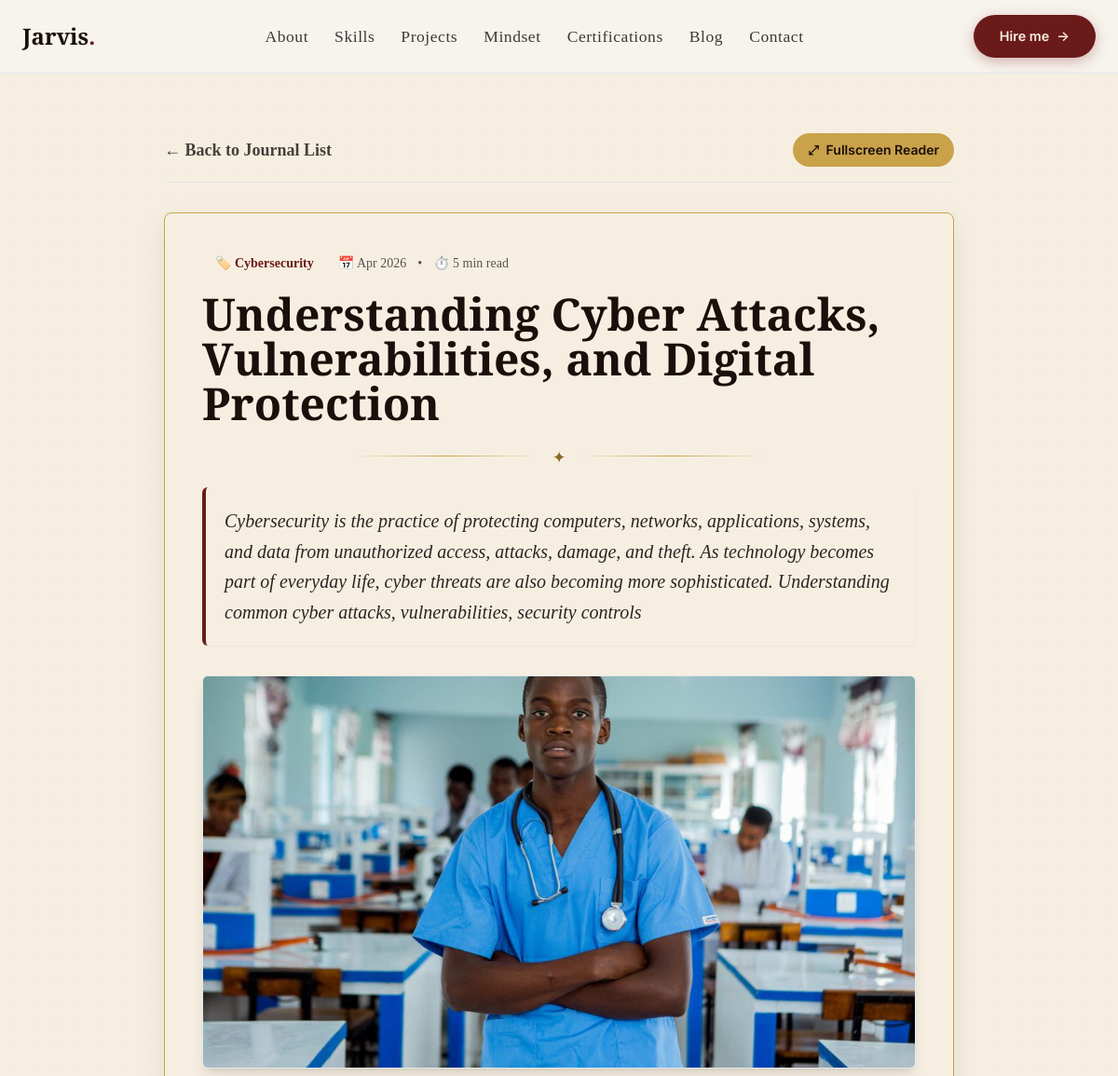
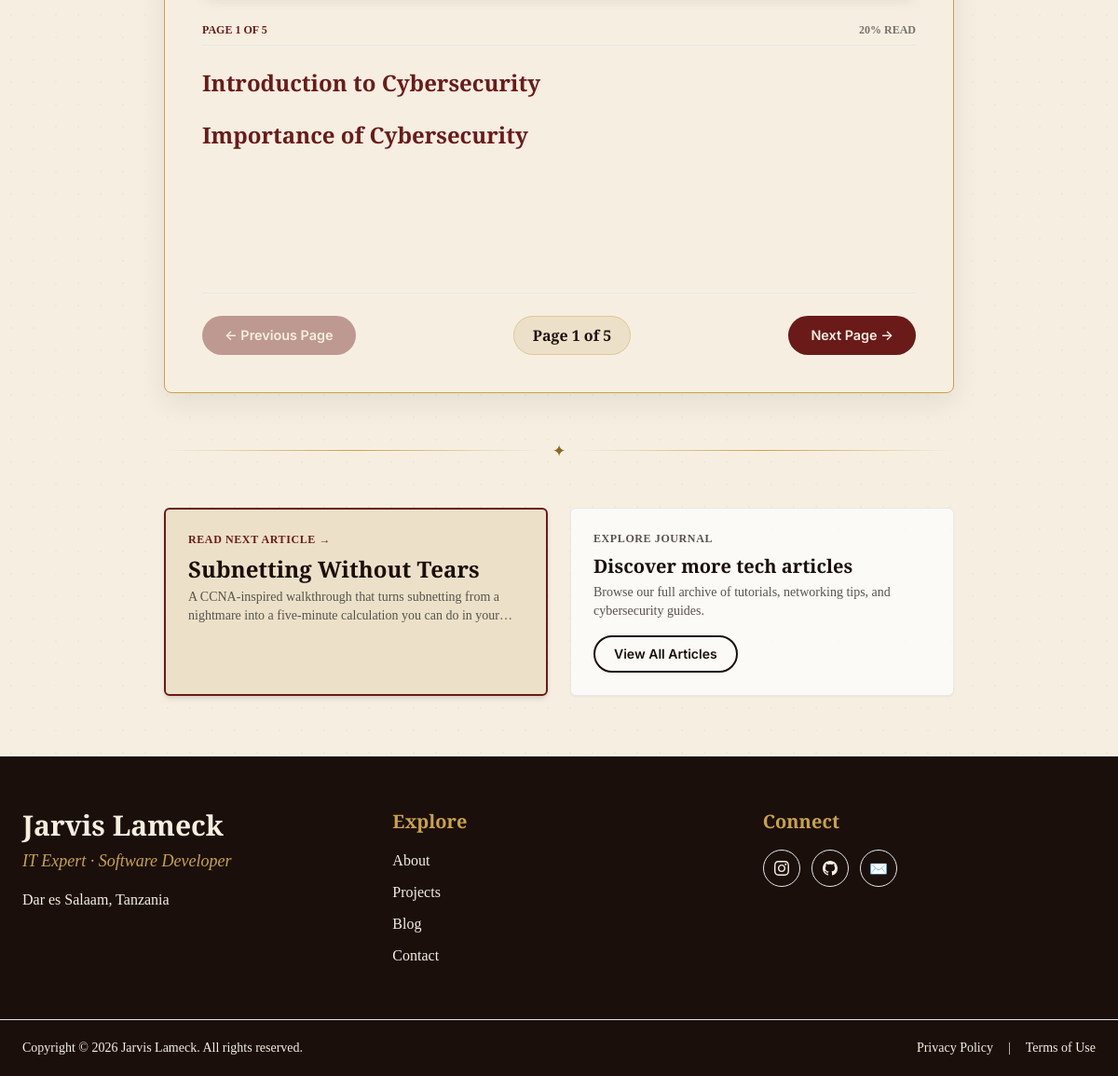
Screenshot of /blog/five-habits-that-keep-you-safe-online/ with the database file from the repository (2 pictures, top to bottom).
### portfolio_app/models.py (models this page shows, shortened)
class BlogPost(models.Model):
    TAG_CHOICES = [
        ('Networking', 'Networking'),
        ('Cybersecurity', 'Cybersecurity'),
        ('Mobile', 'Mobile Apps'),
        ('Career', 'Career & IT Support'),
        ('Projects', 'Projects'),
        ('Mindset', 'Mindset'),
    ]
    title = models.CharField(max_length=255)
    slug = models.SlugField(max_length=255, unique=True, blank=True)
    tag = models.CharField(max_length=50, choices=TAG_CHOICES, default='Networking')
    date_display = models.CharField(max_length=50, default='May 2026')
    read_time = models.CharField(max_length=50, default='5 min read')
    summary = models.TextField()
    content_json = models.JSONField(
        default=list,
        help_text="Structured article content as list or dict uploaded by admin."
    )
    featured_image = models.CharField(max_length=255, default='banner-network.jpg', blank=True)
    image_file = models.ImageField(upload_to='blog_banners/', blank=True, null=True, help_text="Upload banner image from your device")
    created_at = models.DateTimeField(auto_now_add=True)
    is_published = models.BooleanField(default=True)
    class Meta:
        ordering = ['-created_at']
    @property
    def get_image_url(self):
        if self.image_file:
            return self.image_file.url
        if self.featured_image:
            if self.featured_image.startswith('/') or self.featured_image.startswith('http'):
                return self.featured_image
            return f"/static/images/{self.featured_image}"
        return "/static/images/banner-network.jpg"

### portfolio_app/views.py (the view)
# urls.py: path('blog/<slug:slug>/', views.blog_detail_view, name='blog_detail'),
def blog_detail_view(request, slug):
    post = get_object_or_404(BlogPost, slug=slug, is_published=True)
    related_posts = BlogPost.objects.filter(is_published=True).exclude(id=post.id)[:2]
    next_post = BlogPost.objects.filter(is_published=True, created_at__lt=post.created_at).order_by('-created_at').first()
    if not next_post:
        next_post = BlogPost.objects.filter(is_published=True).exclude(id=post.id).first()
    context = {
        'post': post,
        'related_posts': related_posts,
        'next_post': next_post,
    }
    return render(request, 'blog_detail.html', context)

### portfolio_app/templates/blog_detail.html (shortened to what this page needs)
{% extends 'base.html' %}
{% load static %}
{% block content %}
<article class="paper-grain py-10 md:py-16">
  <div class="mx-auto max-w-4xl px-6">
    <div class="mb-8 flex flex-wrap items-center justify-between gap-4 border-b border-[var(--color-gilded)]/30 pb-4">
      <a href="{% url 'blog_list' %}" class="inline-flex items-center gap-2 font-serif text-lg font-semibold text-stone-700 hover:text-[var(--color-burgundy)] transition">
        &larr; Back to Journal List
      </a>
      <div class="flex items-center gap-3">
        <button id="toggle-fullscreen-btn" class="btn-gold text-sm py-2 px-4 flex items-center gap-2">
          <span>⤢</span> Fullscreen Reader
        </button>
      </div>
    </div>
    <div id="reader-box" class="reader-container">
      <header class="mb-8">
        <div class="flex flex-wrap items-center gap-3 font-serif text-sm">
          <span class="rounded-full bg-[var(--color-burgundy)]/15 px-3.5 py-1 font-bold text-[var(--color-burgundy)]">
            🏷️ {{ post.tag }}
          </span>
          <span class="text-stone-600">📅 {{ post.date_display }}</span>
          <span class="text-stone-600">•</span>
          <span class="text-stone-600">⏱️ {{ post.read_time }}</span>
        </div>
        <h1 class="font-display mt-4 text-3xl sm:text-5xl font-bold leading-tight text-[var(--color-ink)]">
          {{ post.title }}
        </h1>
        <div class="ornate-divider my-5 max-w-md"><span>✦</span></div>
        <p class="font-serif text-xl italic text-stone-800 leading-relaxed bg-[var(--color-parchment-deep)]/70 p-5 rounded-md border-l-4 border-[var(--color-burgundy)] shadow-sm">
          {{ post.summary }}
        </p>
      </header>
      <div class="mb-8 overflow-hidden rounded-md border border-[var(--color-gilded)]/40 shadow-lg">
        <img src="{{ post.get_image_url }}" alt="{{ post.title }}" class="block max-h-[420px] w-full object-cover" />
      </div>
      <div id="reader-pages-wrapper" class="font-serif text-[19px] leading-[1.85] text-stone-850">
      </div>
      <div id="reader-pagination-bar" class="mt-10 pt-6 border-t border-[var(--color-gilded)]/40 flex flex-wrap items-center justify-between gap-4">
        <button id="prev-page-btn" class="page-nav-btn">
          &larr; Previous Page
        </button>
        <div id="page-indicator" class="page-indicator-pill">
          Page <span id="current-page-num">1</span> of <span id="total-page-num">1</span>
        </div>
        <button id="next-page-btn" class="page-nav-btn">
        </button>
      </div>
    </div>
    <div class="ornate-divider my-12"><span>✦</span></div>
    <div class="grid gap-6 md:grid-cols-2">
      {% if next_post %}
      <a href="{% url 'blog_detail' next_post.slug %}" class="group block rounded-md border-2 border-[var(--color-burgundy)] bg-[var(--color-parchment-deep)] p-6 shadow-md hover:shadow-xl transition">
        <p class="font-serif text-xs uppercase tracking-wider font-bold text-[var(--color-burgundy)]">Read Next Article &rarr;</p>
        <p class="font-display mt-2 text-2xl font-bold text-[var(--color-ink)] group-hover:text-[var(--color-burgundy)] transition">
          {{ next_post.title }}
        </p>
        <p class="font-serif text-sm text-stone-600 mt-1 line-clamp-2">{{ next_post.summary }}</p>
      </a>
      {% endif %}
      <div class="rounded-md border border-[var(--color-gilded)]/40 bg-white/70 p-6 shadow-sm flex flex-col justify-between">
        <div>
          <p class="font-serif text-xs uppercase tracking-wider font-bold text-stone-600">Explore Journal</p>
          <p class="font-display mt-2 text-xl font-bold text-[var(--color-ink)]">Discover more tech articles</p>
          <p class="font-serif text-sm text-stone-600 mt-1">Browse our full archive of tutorials, networking tips, and cybersecurity guides.</p>
        </div>
        <div class="mt-4">
          <a href="{% url 'blog_list' %}" class="btn-secondary text-sm py-2 px-5">
            View All Articles
          </a>
        </div>
      </div>
    </div>
  </div>
</article>
{% endblock %}

### static/css/styles.css (style rules this page uses)
:root { --color-parchment: #f6efe1; --color-parchment-deep: #ece1c8; --color-ink: #1a0f0a; --color-burgundy: #6b1a1a; --color-burgundy-hover: #801f1f; --color-gilded: #c9a24a; --color-gilded-deep: #8a6a1f; --color-royal: #1a0b5b; --color-emerald: #1f4d3f; --font-display: 'Playfair Display', Georgia, serif; --font-serif: 'Cormorant Garamond', Georgia, serif; --font-sans: 'Inter', system-ui, -apple-system, sans-serif; }
* { box-sizing: border-box; margin: 0; padding: 0; }
html { scroll-behavior: smooth; font-family: var(--font-serif); color: var(--color-ink); background-color: var(--color-parchment); }
body { line-height: 1.6; background-color: var(--color-parchment); color: var(--color-ink); overflow-x: hidden; }
.paper-grain { background-color: var(--color-parchment); background-image: radial-gradient(rgba(28, 25, 23, 0.03) 1px, transparent 0); background-size: 24px 24px; }
.font-display { font-family: var(--font-display); }
.font-serif { font-family: var(--font-serif); }
.ornate-divider { display: flex; align-items: center; justify-content: center; margin: 1.5rem auto; width: 100%; }
.ornate-divider::before, .ornate-divider::after { content: ''; flex: 1; height: 1px; background: linear-gradient(90deg, transparent, var(--color-gilded), transparent); }
.ornate-divider::before { margin-right: 12px; }
.ornate-divider::after { margin-left: 12px; }
.ornate-divider span { color: var(--color-gilded-deep); font-size: 1.1rem; }
.btn-secondary { display: inline-flex; align-items: center; gap: 0.5rem; border-radius: 9999px; border: 2px solid var(--color-ink); color: var(--color-ink); padding: 0.75rem 1.75rem; font-family: var(--font-sans); font-size: 0.9rem; font-weight: 600; text-decoration: none; transition: all 0.3s ease; background: transparent; cursor: pointer; }
.btn-gold { display: inline-flex; align-items: center; gap: 0.5rem; border-radius: 9999px; background-color: var(--color-gilded); color: var(--color-ink); padding: 0.75rem 1.75rem; font-family: var(--font-sans); font-size: 0.9rem; font-weight: 600; text-decoration: none; transition: all 0.3s ease; border: none; cursor: pointer; }
.reader-container { background-color: var(--color-parchment); border: 1px solid var(--color-gilded); border-radius: 8px; box-shadow: 0 10px 30px rgba(0, 0, 0, 0.08); padding: 2.5rem; position: relative; transition: all 0.3s ease; }
.page-nav-btn { display: inline-flex; align-items: center; gap: 0.5rem; padding: 0.65rem 1.5rem; border-radius: 9999px; background-color: var(--color-burgundy); color: var(--color-parchment); font-family: var(--font-sans); font-size: 0.9rem; font-weight: 600; border: none; cursor: pointer; transition: all 0.25s ease; }
.page-nav-btn:disabled { opacity: 0.4; cursor: not-allowed; transform: none; }
.page-indicator-pill { font-family: var(--font-serif); font-size: 1rem; font-weight: 600; color: var(--color-ink); background-color: var(--color-parchment-deep); padding: 0.5rem 1.25rem; border-radius: 9999px; border: 1px solid rgba(201, 162, 74, 0.4); }

### rows the page displays
BlogPost: tag "Cybersecurity", date_display "Apr 2026", read_time "5 min read", title "Understanding Cyber Attacks, Vulnerabilities, and Digital Protection", summary "Cybersecurity is the practice of protecting computers, networks, applications, systems, and data from unauthorized access, attacks, damage, and theft. As technology becomes part of everyday life, cyber threats are also becoming more sophisticated. Understanding common cyber attacks, vulnerabilities, security controls", get_image_url (picture)
BlogPost: title "Subnetting Without Tears", summary "A CCNA-inspired walkthrough that turns subnetting from a nightmare into a five-minute calculation you can do in…"
